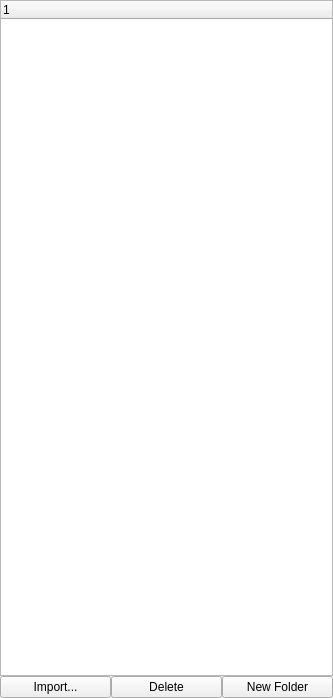
<?xml version="1.0" encoding="UTF-8"?>
<ui version="4.0">
 <class>VirtualFileSystem</class>
 <widget class="QWidget" name="VirtualFileSystem">
  <property name="geometry">
   <rect>
    <x>0</x>
    <y>0</y>
    <width>333</width>
    <height>698</height>
   </rect>
  </property>
  <property name="sizePolicy">
   <sizepolicy hsizetype="Expanding" vsizetype="Expanding">
    <horstretch>0</horstretch>
    <verstretch>0</verstretch>
   </sizepolicy>
  </property>
  <property name="font">
   <font>
    <pointsize>9</pointsize>
   </font>
  </property>
  <property name="windowTitle">
   <string>Form</string>
  </property>
  <layout class="QGridLayout" name="gridLayout">
   <property name="margin">
    <number>0</number>
   </property>
   <property name="spacing">
    <number>0</number>
   </property>
   <item row="0" column="0">
    <layout class="QGridLayout" name="fileSystem">
     <item row="0" column="0">
      <widget class="QTreeWidget" name="fileSystemTree">
       <column>
        <property name="text">
         <string notr="true">1</string>
        </property>
       </column>
      </widget>
     </item>
     <item row="1" column="0">
      <layout class="QHBoxLayout" name="buttonsLayout">
       <item>
        <widget class="QPushButton" name="importButton">
         <property name="text">
          <string>Import...</string>
         </property>
        </widget>
       </item>
       <item>
        <widget class="QPushButton" name="deleteButton">
         <property name="text">
          <string>Delete</string>
         </property>
        </widget>
       </item>
       <item>
        <widget class="QPushButton" name="newFolderButton">
         <property name="text">
          <string>New Folder</string>
         </property>
        </widget>
       </item>
      </layout>
     </item>
    </layout>
   </item>
  </layout>
 </widget>
 <resources/>
 <connections/>
</ui>
